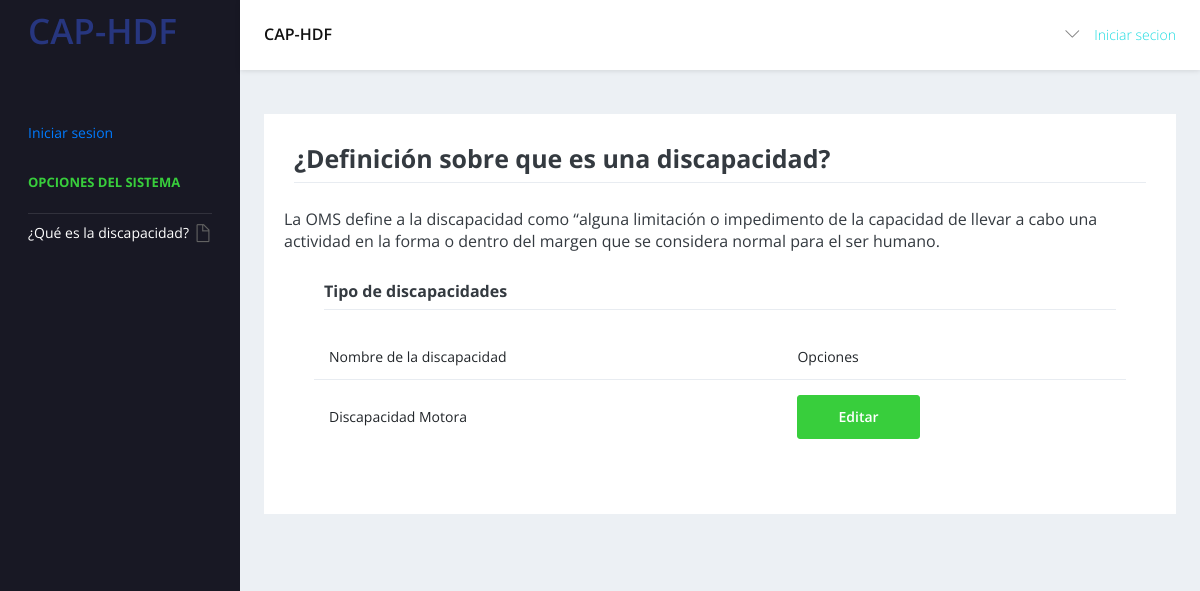
The app's page /actividades/lista_Discapacidades, older data.
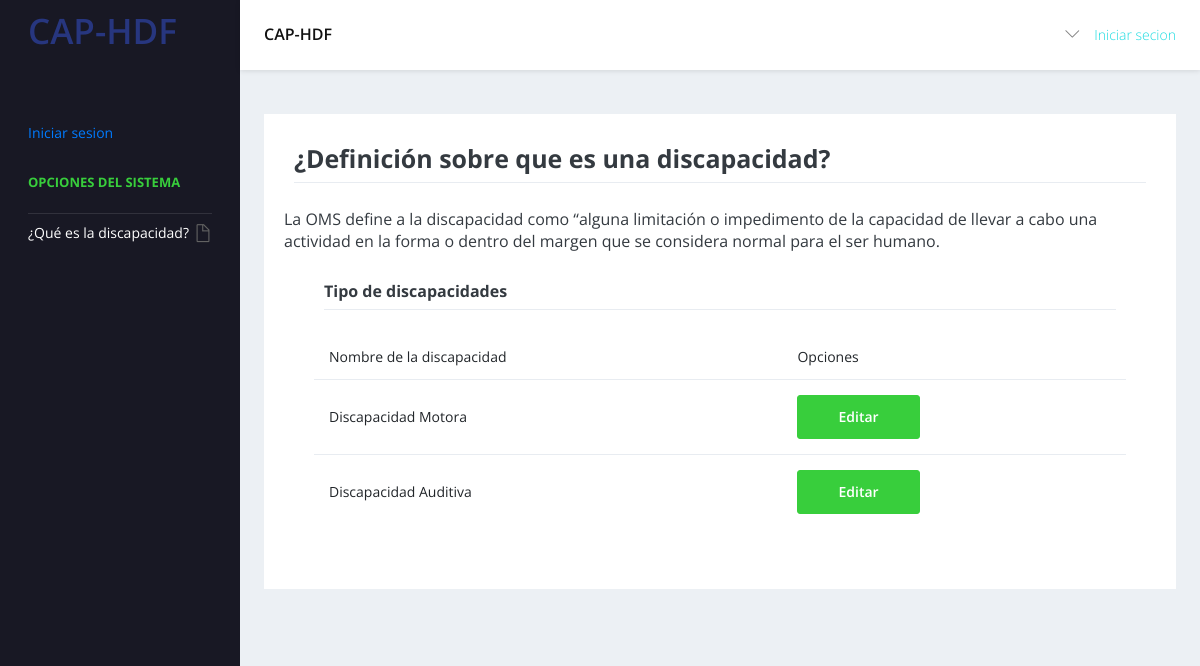
The same page, newer data.
### actividades/models.py (models this page shows, shortened)
class Discapacidades_motoras(models.Model):
    nombreDisapacidad = models.CharField("Nombre del la discapacidad", max_length=200,unique=True)
    que_es=models.TextField("¿Que es?")
    que_es_im = models.ImageField('', upload_to='perfiles',validators=[imagen_validador],null=True,blank=True)
    que_deve_conocer_familia=models.TextField("¿Que se debe conocer en el entorno familiar?")
    que_deve_im = models.ImageField('', upload_to='perfiles',validators=[imagen_validador],null=True,blank=True)
    recomendaciones=models.TextField("Recomendaciones")
    recomendaciones_im = models.ImageField('', upload_to='perfiles',validators=[imagen_validador],null=True,blank=True)
    documentaciones= models.FileField(upload_to = 'Documentos/', null=True,blank=True,validators=[documentos_validador])
    referencias=models.TextField("Referencias")

### actividades/views.py (the view)
# urls.py: path('lista_Discapacidades', views.ListaDiscapacidades.as_view(), name='lista_Discapacidades'),
class ListaDiscapacidades(ListView):
    model = Discapacidades_motoras

### actividades/templates/actividades/discapacidades_motoras_list.html (shortened to what this page needs)
{% extends 'base.html' %}
{% block encabe %}
<div class="card-body">
    <div class="row">
      <div class="col-md-12">
        <div class="d-sm-flex align-items-baseline report-summary-header">
          <h3 class="font-weight-semibold">
            ¿Definición sobre que es una discapacidad?
          </h3> <span class="ml-auto">
        </div>
      </div>
    </div>
    <div class="row report-inner-cards-wrapper">
        La OMS define a la discapacidad como “alguna limitación o impedimento de la capacidad de llevar a cabo una actividad en la forma o dentro del margen que se considera normal para el ser humano.
  </div>
{% endblock encabe %}
{% block encabezado %}
    Tipo de discapacidades
{% endblock encabezado %}
{% block contenido %}
    <table class="table">
        <thead>
            <tr>
                <th>Nombre de la discapacidad</th>
                <th>Opciones</th>
            </tr>
        </thead>
        <tbody>
            {% for discapacidad in object_list  %}
                <tr>
                    <td>
                        Discapacidad {{discapacidad.nombreDisapacidad}}
                    </td>
                    <td>
                        <a class="btn btn-success"
                                    href="{% url 'editar_discapacidad' discapacidad.id %}">
                                    Editar
                                </a>
                    </td>
                </tr>
            {% empty %}
                <tr>
                    <td colspan="3">
                        <p>No existen discapacidad registradas</p>
                    </td>
                </tr>
            {% endfor %}
        </tbody>
    </table>
{% endblock contenido %}

### usuarios/templates/base.html (shortened to what this page needs)
{% load static %}
<!DOCTYPE html>
<html lang="en">
  <head>
    <link rel="stylesheet" href="{% static 'vendors/simple-line-icons/css/simple-line-icons.css' %}">
    <link rel="stylesheet" href="{% static 'vendors/flag-icon-css/css/flag-icon.min.css' %}">
    <link rel="stylesheet" href="{% static 'vendors/css/vendor.bundle.base.css' %}">
    <link rel="stylesheet" href="{% static 'css/style.css' %}" />
  </head>
  <body>
    <div class="container-scroller">
      <nav class="navbar default-layout-navbar col-lg-12 col-12 p-0 fixed-top d-flex flex-row">
        <div class="navbar-brand-wrapper d-flex align-items-center">
          <a class="navbar-brand brand-logo" href="{% url 'bienvenida'%}"> <h1>CAP-HDF</h1>
          </a>
        </div>
        <div class="navbar-menu-wrapper d-flex align-items-center flex-grow-1">
          <h5 class="mb-0 font-weight-medium d-none d-lg-flex">CAP-HDF</h5>
          <ul class="navbar-nav navbar-nav-right ml-auto">
            <li class="nav-item dropdown d-none d-xl-inline-flex user-dropdown">
              <a class="nav-link dropdown-toggle" id="UserDropdown" href="#" data-toggle="dropdown" aria-expanded="false">
                <span class="font-weight-normal">
                  {% if request.user.username %}
                    {{request.user.username}}
                  {% else %}
                    <a href="{% url 'login' %}" class="text-primary">Iniciar secion</a>
                  {% endif %}
                </span></a>
            </li>
          </ul>
        </div>
      </nav>
      <div class="container-fluid page-body-wrapper">
        <nav class="sidebar sidebar-offcanvas" id="sidebar">
          <ul class="nav">
            <li class="nav-item nav-profile">
              <a class="nav-link">
                <div class="text-wrapper">
                  {% if request.user.username %}
                    {{request.user.username}}
                    {% for grupo in request.user.groups.all %}
                      {% if 'Administrador' in grupo.name %}
                      <div><p class="designation">(Administrador)</p></div>
                      {% endif %}
                    {% endfor %}
                    <a href="{% url 'logout' %}" class="designation">Cerrar sesion</a>
                  {% else %}
                    <a href="{% url 'login' %}" class="designation">Iniciar sesion</a>
                  {% endif %}
                </div>
              </a>
            </li>
            <li class="nav-item nav-category"><span class="nav-link">Opciones del sistema</span></li>
            <li class="nav-item">
              <a class="nav-link" data-toggle="collapse" href="#auth" aria-expanded="false" aria-controls="auth">
                <span class="menu-title">¿Qué es la discapacidad?</span>
                <i class="icon-doc menu-icon"></i>
              </a>
          </ul>
        </nav>
        <div class="main-panel">
          <div class="content-wrapper">
            <div class="row">
              <div class="col-md-12 grid-margin">
                <div class="card">
                  {% block encabe %}
                  {% endblock encabe %}
                  <div class="card-body">
                    <div class="row">
                      <div class="col-md-12">
                        <div class="d-sm-flex align-items-baseline report-summary-header">
                          <h5 class="font-weight-semibold">
                            {% block encabezado %}
                            {% endblock encabezado %}
                          </h5> <span class="ml-auto">
                        </div>
                      </div>
                    </div>
                    <div class="row report-inner-cards-wrapper">
                      {% block contenido %}
                      {% endblock contenido %}
                    </div>
                  </div>
                </div>
              </div>
            </div>
          </div>
          <footer class="footer">
          </footer>
        </div>
      </div>
    </div>
  </body>
</html>

Row changes from the older to the newer data that the page shows:
added Discapacidades_motoras: nombreDisapacidad "Auditiva"
